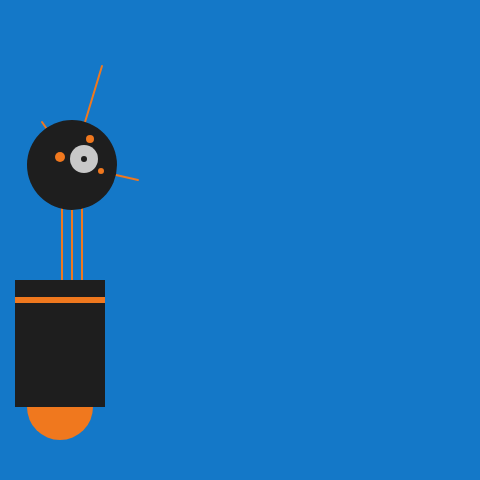
Frame 1 (no input)
Frame 60 (no input): identical to frame 1, image omitted
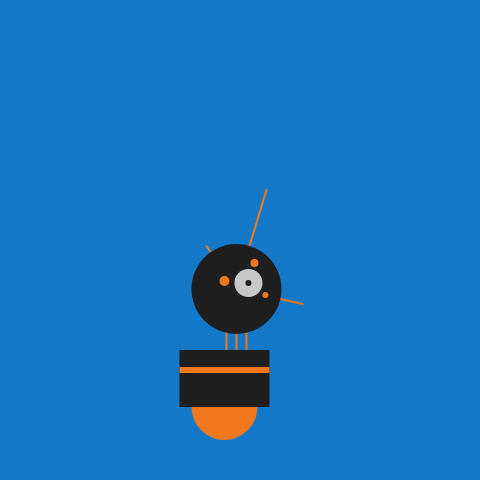
Frame 120 (the mouse pressed at the canvas centre since frame 60)

The p5.js sketch that drew these frames (run headless with seeded random() and noise() and a simulated clock; from frame 60 on, the mouse is pressed at the canvas centre):

// p5.js sketch
// ── sketch.js
// Robot 2

const WIDTH = 480;
const HEIGHT = 480;
let robot;

class Robot {

  constructor() {
    this.x = 60;
    this.y = 440;
    this.bodyHeight = 160;  // Body Height
    this.neckHeight = 70;  // Neck Height
    this.radius = 45;
    this.easing = 0.04;
    this.ny = this.y - this.bodyHeight - this.neckHeight - this.radius;  // Neck Y
  }
  
  display() {
    // Neck
    stroke(240, 120, 30);
    line(this.x + 2, this.y - this.bodyHeight, this.x + 2, this.ny);
    line(this.x + 12, this.y - this.bodyHeight, this.x + 12, this.ny);
    line(this.x + 22, this.y - this.bodyHeight, this.x + 22, this.ny);

    // Antennae
    stroke(240, 120, 30);
    line(this.x + 12, this.ny, this.x - 18, this.ny - 43);
    line(this.x + 12, this.ny, this.x + 42, this.ny - 99);
    line(this.x + 12, this.ny, this.x + 78, this.ny + 15);

    // Body
    noStroke();
    fill(240, 120, 30);
    circle(this.x, this.y - 33, 33, 33);
    fill(30, 30, 30);
    rect(this.x - 45, this.y - this.bodyHeight, 90, this.bodyHeight - 33);
    fill(240, 120, 30);
    rect(this.x - 45, this.y - this.bodyHeight + 17, 90, 6);

    // Head
    fill(30, 30, 30);
    circle(this.x + 12, this.ny, this.radius)
    fill(200, 200, 200);
    circle(this.x + 24, this.ny - 6, 14);
    fill(30, 30, 30);
    circle(this.x + 24, this.ny - 6, 3);
    fill(240, 120, 30);
    circle(this.x, this.ny - 8, 5);
    circle(this.x + 30, this.ny - 26, 4);
    circle(this.x + 41, this.ny + 6, 3);
  }

  update() {
    let targetX = mouseX;
    this.x += (targetX - this.x)*this.easing;
    if (this.x >= width - 80) {
      this.x = width - 80;
    } else if (this.x <= 60) {
      this.x = 60;
    }
    if (mouseIsPressed) {
      this.neckHeight = 16;
      this.bodyHeight = 90;
    } else {
      this.neckHeight = 70;
      this.bodyHeight = 160;
    }
    this.ny = this.y - this.bodyHeight - this.neckHeight - this.radius;  // Neck Y
  }
}

function setup() {
  createCanvas(WIDTH, HEIGHT);
  strokeWeight(2);
  ellipseMode(RADIUS);
  robot = new Robot;
}

function draw() {
  background(20, 120, 200);
  robot.update();
  robot.display();
}

// ── style.css
html, body {
  margin: 10;
  padding: 10;
}

canvas {
  display: block;
}
